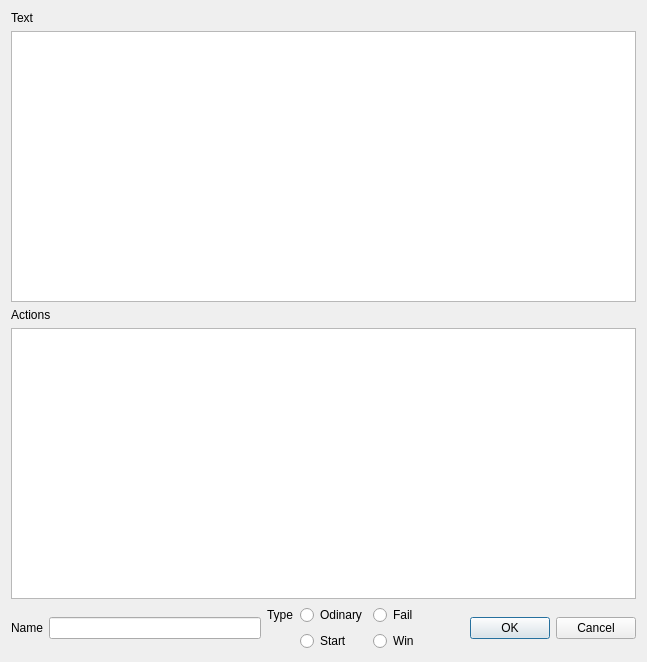
<?xml version="1.0" encoding="UTF-8"?>
<ui version="4.0">
 <class>SimpleVerWidget</class>
 <widget class="QWidget" name="SimpleVerWidget">
  <property name="geometry">
   <rect>
    <x>0</x>
    <y>0</y>
    <width>647</width>
    <height>662</height>
   </rect>
  </property>
  <property name="windowTitle">
   <string>Form</string>
  </property>
  <layout class="QVBoxLayout" name="verticalLayout_2">
   <item>
    <layout class="QVBoxLayout" name="verticalLayout">
     <item>
      <widget class="QLabel" name="label_3">
       <property name="text">
        <string>Text</string>
       </property>
      </widget>
     </item>
     <item>
      <widget class="QTextEdit" name="textEdit"/>
     </item>
     <item>
      <widget class="QLabel" name="label">
       <property name="text">
        <string>Actions</string>
       </property>
      </widget>
     </item>
     <item>
      <widget class="ScriptEdit" name="actionsEdit">
       <property name="font">
        <font>
         <family>Monospace</family>
         <pointsize>11</pointsize>
        </font>
       </property>
       <property name="tabStopWidth">
        <number>40</number>
       </property>
      </widget>
     </item>
     <item>
      <layout class="QHBoxLayout" name="horizontalLayout_2">
       <item>
        <widget class="QLabel" name="label_2">
         <property name="text">
          <string>Name</string>
         </property>
        </widget>
       </item>
       <item>
        <widget class="QLineEdit" name="verIdEdit"/>
       </item>
       <item>
        <layout class="QGridLayout" name="gridLayout">
         <item row="1" column="2">
          <widget class="QRadioButton" name="winRadio">
           <property name="text">
            <string>Win</string>
           </property>
          </widget>
         </item>
         <item row="0" column="0">
          <widget class="QLabel" name="label_6">
           <property name="text">
            <string>Type</string>
           </property>
          </widget>
         </item>
         <item row="0" column="1">
          <widget class="QRadioButton" name="odinaryRadio">
           <property name="text">
            <string>Odinary</string>
           </property>
          </widget>
         </item>
         <item row="1" column="1">
          <widget class="QRadioButton" name="startRadio">
           <property name="text">
            <string>Start</string>
           </property>
          </widget>
         </item>
         <item row="0" column="2">
          <widget class="QRadioButton" name="failRadio">
           <property name="text">
            <string>Fail</string>
           </property>
          </widget>
         </item>
        </layout>
       </item>
       <item>
        <widget class="QDialogButtonBox" name="buttonBox">
         <property name="standardButtons">
          <set>QDialogButtonBox::Cancel|QDialogButtonBox::Ok</set>
         </property>
        </widget>
       </item>
      </layout>
     </item>
    </layout>
   </item>
  </layout>
 </widget>
 <customwidgets>
  <customwidget>
   <class>ScriptEdit</class>
   <extends>QTextEdit</extends>
   <header>ScriptEdit.h</header>
  </customwidget>
 </customwidgets>
 <resources/>
 <connections/>
</ui>
